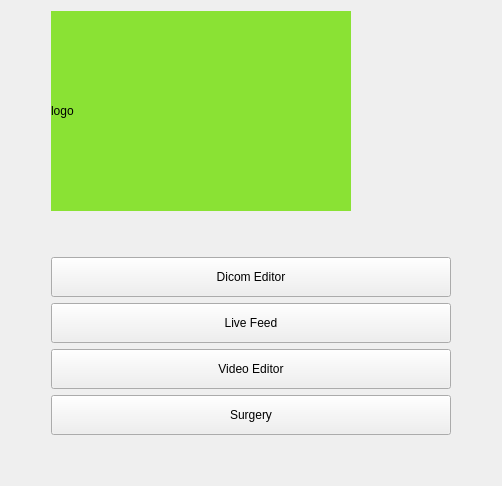
          <widget class="QWidget" name="homepage">
           <layout class="QGridLayout" name="gridLayout_18">
            <item row="3" column="2">
             <spacer name="verticalSpacer_4">
              <property name="orientation">
               <enum>Qt::Vertical</enum>
              </property>
              <property name="sizeHint" stdset="0">
               <size>
                <width>20</width>
                <height>40</height>
               </size>
              </property>
             </spacer>
            </item>
            <item row="8" column="2">
             <spacer name="verticalSpacer_5">
              <property name="orientation">
               <enum>Qt::Vertical</enum>
              </property>
              <property name="sizeHint" stdset="0">
               <size>
                <width>20</width>
                <height>40</height>
               </size>
              </property>
             </spacer>
            </item>
            <item row="4" column="2">
             <widget class="QPushButton" name="button_2dicom">
              <property name="sizePolicy">
               <sizepolicy hsizetype="Minimum" vsizetype="Fixed">
                <horstretch>0</horstretch>
                <verstretch>0</verstretch>
               </sizepolicy>
              </property>
              <property name="minimumSize">
               <size>
                <width>400</width>
                <height>40</height>
               </size>
              </property>
              <property name="text">
               <string>Dicom Editor</string>
              </property>
             </widget>
            </item>
            <item row="6" column="2">
             <widget class="QPushButton" name="button_2editor">
              <property name="sizePolicy">
               <sizepolicy hsizetype="Minimum" vsizetype="Minimum">
                <horstretch>0</horstretch>
                <verstretch>0</verstretch>
               </sizepolicy>
              </property>
              <property name="minimumSize">
               <size>
                <width>400</width>
                <height>40</height>
               </size>
              </property>
              <property name="text">
               <string>Video Editor</string>
              </property>
             </widget>
            </item>
            <item row="7" column="2">
             <widget class="QPushButton" name="pushButton">
              <property name="sizePolicy">
               <sizepolicy hsizetype="Minimum" vsizetype="Fixed">
                <horstretch>0</horstretch>
                <verstretch>0</verstretch>
               </sizepolicy>
              </property>
              <property name="minimumSize">
               <size>
                <width>400</width>
                <height>40</height>
               </size>
              </property>
              <property name="text">
               <string>Surgery</string>
              </property>
             </widget>
            </item>
            <item row="4" column="0">
             <spacer name="horizontalSpacer_3">
              <property name="orientation">
               <enum>Qt::Horizontal</enum>
              </property>
              <property name="sizeHint" stdset="0">
               <size>
                <width>40</width>
                <height>20</height>
               </size>
              </property>
             </spacer>
            </item>
            <item row="5" column="2">
             <widget class="QPushButton" name="pushButton_2">
              <property name="sizePolicy">
               <sizepolicy hsizetype="Minimum" vsizetype="Fixed">
                <horstretch>0</horstretch>
                <verstretch>0</verstretch>
               </sizepolicy>
              </property>
              <property name="minimumSize">
               <size>
                <width>400</width>
                <height>40</height>
               </size>
              </property>
              <property name="text">
               <string>Live Feed</string>
              </property>
             </widget>
            </item>
            <item row="4" column="3">
             <spacer name="horizontalSpacer_6">
              <property name="orientation">
               <enum>Qt::Horizontal</enum>
              </property>
              <property name="sizeHint" stdset="0">
               <size>
                <width>40</width>
                <height>20</height>
               </size>
              </property>
             </spacer>
            </item>
            <item row="2" column="2">
             <widget class="QLabel" name="label_logo_uni">
              <property name="sizePolicy">
               <sizepolicy hsizetype="Fixed" vsizetype="Fixed">
                <horstretch>0</horstretch>
                <verstretch>0</verstretch>
               </sizepolicy>
              </property>
              <property name="minimumSize">
               <size>
                <width>300</width>
                <height>200</height>
               </size>
              </property>
              <property name="palette">
               <palette>
                <active>
                 <colorrole role="WindowText">
                  <brush brushstyle="SolidPattern">
                   <color alpha="255">
                    <red>0</red>
                    <green>0</green>
                    <blue>0</blue>
                   </color>
                  </brush>
                 </colorrole>
                 <colorrole role="Button">
                  <brush brushstyle="SolidPattern">
                   <color alpha="255">
                    <red>138</red>
                    <green>226</green>
                    <blue>52</blue>
                   </color>
                  </brush>
                 </colorrole>
                 <colorrole role="Light">
                  <brush brushstyle="SolidPattern">
                   <color alpha="255">
                    <red>198</red>
                    <green>255</green>
                    <blue>143</blue>
                   </color>
                  </brush>
                 </colorrole>
                 <colorrole role="Midlight">
                  <brush brushstyle="SolidPattern">
                   <color alpha="255">
                    <red>168</red>
                    <green>240</green>
                    <blue>97</blue>
                   </color>
                  </brush>
                 </colorrole>
                 <colorrole role="Dark">
                  <brush brushstyle="SolidPattern">
                   <color alpha="255">
                    <red>69</red>
                    <green>113</green>
                    <blue>26</blue>
                   </color>
                  </brush>
                 </colorrole>
                 <colorrole role="Mid">
                  <brush brushstyle="SolidPattern">
                   <color alpha="255">
                    <red>92</red>
                    <green>151</green>
                    <blue>34</blue>
                   </color>
                  </brush>
                 </colorrole>
                 <colorrole role="Text">
                  <brush brushstyle="SolidPattern">
                   <color alpha="255">
                    <red>0</red>
                    <green>0</green>
                    <blue>0</blue>
                   </color>
                  </brush>
                 </colorrole>
                 <colorrole role="BrightText">
                  <brush brushstyle="SolidPattern">
                   <color alpha="255">
                    <red>255</red>
                    <green>255</green>
                    <blue>255</blue>
                   </color>
                  </brush>
                 </colorrole>
                 <colorrole role="ButtonText">
                  <brush brushstyle="SolidPattern">
                   <color alpha="255">
                    <red>0</red>
                    <green>0</green>
                    <blue>0</blue>
                   </color>
                  </brush>
                 </colorrole>
                 <colorrole role="Base">
                  <brush brushstyle="SolidPattern">
                   <color alpha="255">
                    <red>255</red>
                    <green>255</green>
                    <blue>255</blue>
                   </color>
                  </brush>
                 </colorrole>
                 <colorrole role="Window">
                  <brush brushstyle="SolidPattern">
                   <color alpha="255">
                    <red>138</red>
                    <green>226</green>
                    <blue>52</blue>
                   </color>
                  </brush>
                 </colorrole>
                 <colorrole role="Shadow">
                  <brush brushstyle="SolidPattern">
                   <color alpha="255">
                    <red>0</red>
                    <green>0</green>
                    <blue>0</blue>
                   </color>
                  </brush>
                 </colorrole>
                 <colorrole role="AlternateBase">
                  <brush brushstyle="SolidPattern">
                   <color alpha="255">
                    <red>196</red>
                    <green>240</green>
                    <blue>153</blue>
                   </color>
                  </brush>
                 </colorrole>
                 <colorrole role="ToolTipBase">
                  <brush brushstyle="SolidPattern">
                   <color alpha="255">
                    <red>255</red>
                    <green>255</green>
                    <blue>220</blue>
                   </color>
                  </brush>
                 </colorrole>
                 <colorrole role="ToolTipText">
                  <brush brushstyle="SolidPattern">
                   <color alpha="255">
                    <red>0</red>
                    <green>0</green>
                    <blue>0</blue>
                   </color>
                  </brush>
                 </colorrole>
                 <colorrole role="PlaceholderText">
                  <brush brushstyle="SolidPattern">
                   <color alpha="128">
                    <red>0</red>
                    <green>0</green>
                    <blue>0</blue>
                   </color>
                  </brush>
                 </colorrole>
                </active>
                <inactive>
                 <colorrole role="WindowText">
                  <brush brushstyle="SolidPattern">
                   <color alpha="255">
                    <red>0</red>
                    <green>0</green>
                    <blue>0</blue>
                   </color>
                  </brush>
                 </colorrole>
                 <colorrole role="Button">
                  <brush brushstyle="SolidPattern">
                   <color alpha="255">
                    <red>138</red>
                    <green>226</green>
                    <blue>52</blue>
                   </color>
                  </brush>
                 </colorrole>
                 <colorrole role="Light">
                  <brush brushstyle="SolidPattern">
                   <color alpha="255">
                    <red>198</red>
                    <green>255</green>
                    <blue>143</blue>
                   </color>
                  </brush>
                 </colorrole>
                 <colorrole role="Midlight">
                  <brush brushstyle="SolidPattern">
                   <color alpha="255">
                    <red>168</red>
                    <green>240</green>
                    <blue>97</blue>
                   </color>
                  </brush>
                 </colorrole>
                 <colorrole role="Dark">
                  <brush brushstyle="SolidPattern">
                   <color alpha="255">
                    <red>69</red>
                    <green>113</green>
                    <blue>26</blue>
                   </color>
                  </brush>
                 </colorrole>
                 <colorrole role="Mid">
                  <brush brushstyle="SolidPattern">
                   <color alpha="255">
                    <red>92</red>
                    <green>151</green>
                    <blue>34</blue>
                   </color>
                  </brush>
                 </colorrole>
                 <colorrole role="Text">
                  <brush brushstyle="SolidPattern">
                   <color alpha="255">
                    <red>0</red>
                    <green>0</green>
                    <blue>0</blue>
                   </color>
                  </brush>
                 </colorrole>
                 <colorrole role="BrightText">
                  <brush brushstyle="SolidPattern">
                   <color alpha="255">
                    <red>255</red>
                    <green>255</green>
                    <blue>255</blue>
                   </color>
                  </brush>
                 </colorrole>
                 <colorrole role="ButtonText">
                  <brush brushstyle="SolidPattern">
                   <color alpha="255">
                    <red>0</red>
                    <green>0</green>
                    <blue>0</blue>
                   </color>
                  </brush>
                 </colorrole>
                 <colorrole role="Base">
                  <brush brushstyle="SolidPattern">
                   <color alpha="255">
                    <red>255</red>
                    <green>255</green>
                    <blue>255</blue>
                   </color>
                  </brush>
                 </colorrole>
                 <colorrole role="Window">
                  <brush brushstyle="SolidPattern">
                   <color alpha="255">
                    <red>138</red>
                    <green>226</green>
                    <blue>52</blue>
                   </color>
                  </brush>
                 </colorrole>
                 <colorrole role="Shadow">
                  <brush brushstyle="SolidPattern">
                   <color alpha="255">
                    <red>0</red>
                    <green>0</green>
                    <blue>0</blue>
                   </color>
                  </brush>
                 </colorrole>
                 <colorrole role="AlternateBase">
                  <brush brushstyle="SolidPattern">
                   <color alpha="255">
                    <red>196</red>
                    <green>240</green>
                    <blue>153</blue>
                   </color>
                  </brush>
                 </colorrole>
                 <colorrole role="ToolTipBase">
                  <brush brushstyle="SolidPattern">
                   <color alpha="255">
                    <red>255</red>
                    <green>255</green>
                    <blue>220</blue>
                   </color>
                  </brush>
                 </colorrole>
                 <colorrole role="ToolTipText">
                  <brush brushstyle="SolidPattern">
                   <color alpha="255">
                    <red>0</red>
                    <green>0</green>
                    <blue>0</blue>
                   </color>
                  </brush>
                 </colorrole>
                 <colorrole role="PlaceholderText">
                  <brush brushstyle="SolidPattern">
                   <color alpha="128">
                    <red>0</red>
                    <green>0</green>
                    <blue>0</blue>
                   </color>
                  </brush>
                 </colorrole>
                </inactive>
                <disabled>
                 <colorrole role="WindowText">
                  <brush brushstyle="SolidPattern">
                   <color alpha="255">
                    <red>69</red>
                    <green>113</green>
                    <blue>26</blue>
                   </color>
                  </brush>
                 </colorrole>
                 <colorrole role="Button">
                  <brush brushstyle="SolidPattern">
                   <color alpha="255">
                    <red>138</red>
                    <green>226</green>
                    <blue>52</blue>
                   </color>
                  </brush>
                 </colorrole>
                 <colorrole role="Light">
                  <brush brushstyle="SolidPattern">
                   <color alpha="255">
                    <red>198</red>
                    <green>255</green>
                    <blue>143</blue>
                   </color>
                  </brush>
                 </colorrole>
                 <colorrole role="Midlight">
                  <brush brushstyle="SolidPattern">
                   <color alpha="255">
                    <red>168</red>
                    <green>240</green>
                    <blue>97</blue>
                   </color>
                  </brush>
                 </colorrole>
                 <colorrole role="Dark">
                  <brush brushstyle="SolidPattern">
                   <color alpha="255">
                    <red>69</red>
                    <green>113</green>
                    <blue>26</blue>
                   </color>
                  </brush>
                 </colorrole>
                 <colorrole role="Mid">
                  <brush brushstyle="SolidPattern">
                   <color alpha="255">
                    <red>92</red>
                    <green>151</green>
                    <blue>34</blue>
                   </color>
                  </brush>
                 </colorrole>
                 <colorrole role="Text">
                  <brush brushstyle="SolidPattern">
                   <color alpha="255">
                    <red>69</red>
                    <green>113</green>
                    <blue>26</blue>
                   </color>
                  </brush>
                 </colorrole>
                 <colorrole role="BrightText">
                  <brush brushstyle="SolidPattern">
                   <color alpha="255">
                    <red>255</red>
                    <green>255</green>
                    <blue>255</blue>
                   </color>
                  </brush>
                 </colorrole>
                 <colorrole role="ButtonText">
                  <brush brushstyle="SolidPattern">
                   <color alpha="255">
                    <red>69</red>
                    <green>113</green>
                    <blue>26</blue>
                   </color>
                  </brush>
                 </colorrole>
                 <colorrole role="Base">
                  <brush brushstyle="SolidPattern">
                   <color alpha="255">
                    <red>138</red>
                    <green>226</green>
                    <blue>52</blue>
                   </color>
                  </brush>
                 </colorrole>
                 <colorrole role="Window">
                  <brush brushstyle="SolidPattern">
                   <color alpha="255">
                    <red>138</red>
                    <green>226</green>
                    <blue>52</blue>
                   </color>
                  </brush>
                 </colorrole>
                 <colorrole role="Shadow">
                  <brush brushstyle="SolidPattern">
                   <color alpha="255">
                    <red>0</red>
                    <green>0</green>
                    <blue>0</blue>
                   </color>
                  </brush>
                 </colorrole>
                 <colorrole role="AlternateBase">
                  <brush brushstyle="SolidPattern">
                   <color alpha="255">
                    <red>138</red>
                    <green>226</green>
                    <blue>52</blue>
                   </color>
                  </brush>
                 </colorrole>
                 <colorrole role="ToolTipBase">
                  <brush brushstyle="SolidPattern">
                   <color alpha="255">
                    <red>255</red>
                    <green>255</green>
                    <blue>220</blue>
                   </color>
                  </brush>
                 </colorrole>
                 <colorrole role="ToolTipText">
                  <brush brushstyle="SolidPattern">
                   <color alpha="255">
                    <red>0</red>
                    <green>0</green>
                    <blue>0</blue>
                   </color>
                  </brush>
                 </colorrole>
                 <colorrole role="PlaceholderText">
                  <brush brushstyle="SolidPattern">
                   <color alpha="128">
                    <red>0</red>
                    <green>0</green>
                    <blue>0</blue>
                   </color>
                  </brush>
                 </colorrole>
                </disabled>
               </palette>
              </property>
              <property name="autoFillBackground">
               <bool>true</bool>
              </property>
              <property name="text">
               <string>logo</string>
              </property>
              <property name="scaledContents">
               <bool>true</bool>
              </property>
             </widget>
            </item>
           </layout>
          </widget>
